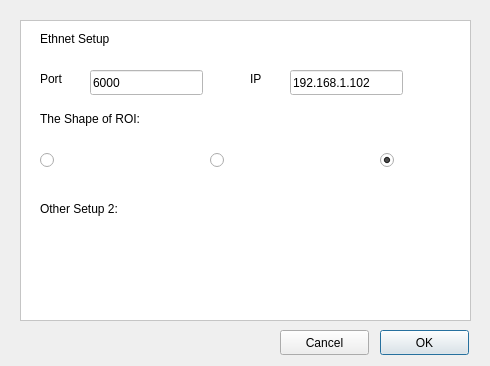
<?xml version="1.0" encoding="UTF-8"?>
<ui version="4.0">
 <class>JakaSetup</class>
 <widget class="QDialog" name="JakaSetup">
  <property name="geometry">
   <rect>
    <x>0</x>
    <y>0</y>
    <width>490</width>
    <height>366</height>
   </rect>
  </property>
  <property name="windowTitle">
   <string>Dialog</string>
  </property>
  <widget class="QFrame" name="frame">
   <property name="geometry">
    <rect>
     <x>20</x>
     <y>20</y>
     <width>451</width>
     <height>301</height>
    </rect>
   </property>
   <property name="styleSheet">
    <string notr="true">background-color: rgb(255, 255, 255);</string>
   </property>
   <property name="frameShape">
    <enum>QFrame::StyledPanel</enum>
   </property>
   <property name="frameShadow">
    <enum>QFrame::Sunken</enum>
   </property>
   <widget class="QRadioButton" name="Rect">
    <property name="geometry">
     <rect>
      <x>20</x>
      <y>120</y>
      <width>112</width>
      <height>41</height>
     </rect>
    </property>
    <property name="text">
     <string/>
    </property>
    <property name="icon">
     <iconset resource="log.qrc">
      <normaloff>:/new/log/log/retangle.png</normaloff>:/new/log/log/retangle.png</iconset>
    </property>
    <property name="iconSize">
     <size>
      <width>30</width>
      <height>30</height>
     </size>
    </property>
   </widget>
   <widget class="QRadioButton" name="Circ">
    <property name="geometry">
     <rect>
      <x>190</x>
      <y>120</y>
      <width>112</width>
      <height>41</height>
     </rect>
    </property>
    <property name="text">
     <string/>
    </property>
    <property name="icon">
     <iconset resource="log.qrc">
      <normaloff>:/new/log/log/circle.png</normaloff>:/new/log/log/circle.png</iconset>
    </property>
    <property name="iconSize">
     <size>
      <width>35</width>
      <height>35</height>
     </size>
    </property>
   </widget>
   <widget class="QRadioButton" name="Free">
    <property name="geometry">
     <rect>
      <x>360</x>
      <y>120</y>
      <width>71</width>
      <height>41</height>
     </rect>
    </property>
    <property name="text">
     <string/>
    </property>
    <property name="icon">
     <iconset resource="log.qrc">
      <normaloff>:/new/log/log/free.png</normaloff>:/new/log/log/free.png</iconset>
    </property>
    <property name="iconSize">
     <size>
      <width>38</width>
      <height>38</height>
     </size>
    </property>
    <property name="checked">
     <bool>true</bool>
    </property>
   </widget>
   <widget class="QLabel" name="label">
    <property name="geometry">
     <rect>
      <x>20</x>
      <y>90</y>
      <width>161</width>
      <height>17</height>
     </rect>
    </property>
    <property name="text">
     <string>The Shape of ROI:</string>
    </property>
   </widget>
   <widget class="QLabel" name="label_2">
    <property name="geometry">
     <rect>
      <x>20</x>
      <y>10</y>
      <width>161</width>
      <height>17</height>
     </rect>
    </property>
    <property name="text">
     <string>Ethnet Setup</string>
    </property>
   </widget>
   <widget class="QLabel" name="label_3">
    <property name="geometry">
     <rect>
      <x>20</x>
      <y>180</y>
      <width>161</width>
      <height>17</height>
     </rect>
    </property>
    <property name="text">
     <string>Other Setup 2:</string>
    </property>
   </widget>
   <widget class="QLabel" name="label_4">
    <property name="geometry">
     <rect>
      <x>20</x>
      <y>50</y>
      <width>67</width>
      <height>17</height>
     </rect>
    </property>
    <property name="text">
     <string>Port</string>
    </property>
   </widget>
   <widget class="QLabel" name="label_5">
    <property name="geometry">
     <rect>
      <x>230</x>
      <y>50</y>
      <width>31</width>
      <height>17</height>
     </rect>
    </property>
    <property name="text">
     <string>IP</string>
    </property>
   </widget>
   <widget class="QLineEdit" name="PortLineEdit">
    <property name="geometry">
     <rect>
      <x>70</x>
      <y>50</y>
      <width>113</width>
      <height>25</height>
     </rect>
    </property>
    <property name="text">
     <string>6000</string>
    </property>
   </widget>
   <widget class="QLineEdit" name="IPLineEdit">
    <property name="geometry">
     <rect>
      <x>270</x>
      <y>50</y>
      <width>113</width>
      <height>25</height>
     </rect>
    </property>
    <property name="text">
     <string>192.168.1.102</string>
    </property>
   </widget>
  </widget>
  <widget class="QPushButton" name="OKButton">
   <property name="geometry">
    <rect>
     <x>380</x>
     <y>330</y>
     <width>89</width>
     <height>25</height>
    </rect>
   </property>
   <property name="text">
    <string>OK</string>
   </property>
  </widget>
  <widget class="QPushButton" name="CancelButton">
   <property name="geometry">
    <rect>
     <x>280</x>
     <y>330</y>
     <width>89</width>
     <height>25</height>
    </rect>
   </property>
   <property name="text">
    <string>Cancel</string>
   </property>
  </widget>
 </widget>
 <resources>
  <include location="log.qrc"/>
 </resources>
 <connections/>
</ui>
